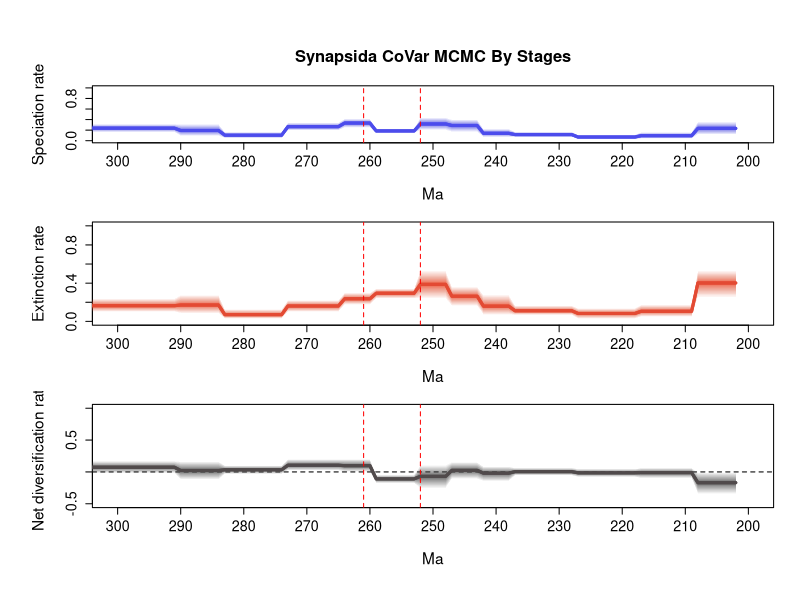

The R script that drew this image:
# 1 files combined:
# 	C:\Users\SimoesLabAdmin\Documents\BDNN_Arielli\synapsida\mcmc_fixshift_predictors\C_covar/combined_9_marginal_rates.log

# 95% HPDs calculated using code from Biopy (https://www.cs.auckland.ac.nz/~yhel002/biopy/)

pdf(file='C:/Users/SimoesLabAdmin/Documents/BDNN_Arielli/synapsida/mcmc_fixshift_predictors/C_covar/combined_9_marginal_rates_RTT_final.pdf',width=8, height=10.8)
par(mfrow=c(3,1), cex.main=1.7, cex.lab=1.4, cex.axis=1.3,
    mgp=c(3.5, 1, 0),      # distance of axis labels from plot, increase first value to move y axis label further out
    oma=c(2, 2, 2, 0))     # outer margins for the entire figure
library(scales)
plot_RTT <- function (age,hpd_M,hpd_m,mean_m,color){
    N=100
    beta=(1:(N-1))/N
    alpha_shape=0.25
    cat=1-(beta^(1./alpha_shape))
    for (i in 1:(N-1)){
        trans= 1/N + 2/N
        polygon(c(age, rev(age)), c(hpd_M-((hpd_M-mean_m)*cat[i]), rev(hpd_m+((mean_m-hpd_m)*cat[i]))), col = alpha(color,trans), border = NA)
    }
    lines(rev(age), rev(mean_m), col = color, lwd=3)
}
    
L_hpd_m95=c(NA, NA,NA,NA,NA,NA,NA,NA,NA,NA,NA,NA,NA,NA,NA,NA,NA,NA,NA,NA,NA,NA,NA,NA,NA,NA,NA,0.113178,0.113178,0.113178,0.113178,0.113178,0.113178,0.113178,0.038436,0.038436,0.038436,0.038436,0.038436,0.038436,0.038436,0.038436,0.038436,0.024307,0.024307,0.024307,0.024307,0.024307,0.024307,0.024307,0.024307,0.024307,0.024307,0.070527,0.070527,0.070527,0.070527,0.070527,0.070527,0.070527,0.070527,0.070527,0.070527,0.064057,0.064057,0.064057,0.064057,0.064057,0.161713,0.161713,0.161713,0.161713,0.161713,0.199049,0.199049,0.199049,0.199049,0.199049,0.136514,0.136514,0.136514,0.136514,0.136514,0.136514,0.136514,0.24524,0.24524,0.24524,0.24524,0.24524,0.191645,0.191645,0.191645,0.191645,0.191645,0.191645,0.191645,0.191645,0.191645,0.048054,0.048054,0.048054,0.048054,0.048054,0.048054,0.048054,0.048054,0.048054,0.048054,0.086982,0.086982,0.086982,0.086982,0.086982,0.086982,0.086982,0.159183,0.159183,0.159183,0.159183,0.159183,0.159183,0.159183,0.159183,0.159183,0.159183,0.159183,0.159183,0.159183,0.159183,0.159183,0.159183,0.159183,0.159183)
L_hpd_M95=c(NA, NA,NA,NA,NA,NA,NA,NA,NA,NA,NA,NA,NA,NA,NA,NA,NA,NA,NA,NA,NA,NA,NA,NA,NA,NA,NA,0.360279,0.360279,0.360279,0.360279,0.360279,0.360279,0.360279,0.16092,0.16092,0.16092,0.16092,0.16092,0.16092,0.16092,0.16092,0.16092,0.116221,0.116221,0.116221,0.116221,0.116221,0.116221,0.116221,0.116221,0.116221,0.116221,0.168869,0.168869,0.168869,0.168869,0.168869,0.168869,0.168869,0.168869,0.168869,0.168869,0.225924,0.225924,0.225924,0.225924,0.225924,0.404654,0.404654,0.404654,0.404654,0.404654,0.442647,0.442647,0.442647,0.442647,0.442647,0.228119,0.228119,0.228119,0.228119,0.228119,0.228119,0.228119,0.416928,0.416928,0.416928,0.416928,0.416928,0.342402,0.342402,0.342402,0.342402,0.342402,0.342402,0.342402,0.342402,0.342402,0.165302,0.165302,0.165302,0.165302,0.165302,0.165302,0.165302,0.165302,0.165302,0.165302,0.318832,0.318832,0.318832,0.318832,0.318832,0.318832,0.318832,0.317036,0.317036,0.317036,0.317036,0.317036,0.317036,0.317036,0.317036,0.317036,0.317036,0.317036,0.317036,0.317036,0.317036,0.317036,0.317036,0.317036,0.317036)
M_hpd_m95=c(NA, NA,NA,NA,NA,NA,NA,NA,NA,NA,NA,NA,NA,NA,NA,NA,NA,NA,NA,NA,NA,NA,NA,NA,NA,NA,NA,0.248022,0.248022,0.248022,0.248022,0.248022,0.248022,0.248022,0.047222,0.047222,0.047222,0.047222,0.047222,0.047222,0.047222,0.047222,0.047222,0.027895,0.027895,0.027895,0.027895,0.027895,0.027895,0.027895,0.027895,0.027895,0.027895,0.065425,0.065425,0.065425,0.065425,0.065425,0.065425,0.065425,0.065425,0.065425,0.065425,0.068277,0.068277,0.068277,0.068277,0.068277,0.158848,0.158848,0.158848,0.158848,0.158848,0.235231,0.235231,0.235231,0.235231,0.235231,0.237861,0.237861,0.237861,0.237861,0.237861,0.237861,0.237861,0.173232,0.173232,0.173232,0.173232,0.173232,0.09905,0.09905,0.09905,0.09905,0.09905,0.09905,0.09905,0.09905,0.09905,0.027003,0.027003,0.027003,0.027003,0.027003,0.027003,0.027003,0.027003,0.027003,0.027003,0.082581,0.082581,0.082581,0.082581,0.082581,0.082581,0.082581,0.099136,0.099136,0.099136,0.099136,0.099136,0.099136,0.099136,0.099136,0.099136,0.099136,0.099136,0.099136,0.099136,0.099136,0.099136,0.099136,0.099136,0.099136)
M_hpd_M95=c(NA, NA,NA,NA,NA,NA,NA,NA,NA,NA,NA,NA,NA,NA,NA,NA,NA,NA,NA,NA,NA,NA,NA,NA,NA,NA,NA,0.534327,0.534327,0.534327,0.534327,0.534327,0.534327,0.534327,0.175002,0.175002,0.175002,0.175002,0.175002,0.175002,0.175002,0.175002,0.175002,0.137931,0.137931,0.137931,0.137931,0.137931,0.137931,0.137931,0.137931,0.137931,0.137931,0.167607,0.167607,0.167607,0.167607,0.167607,0.167607,0.167607,0.167607,0.167607,0.167607,0.280547,0.280547,0.280547,0.280547,0.280547,0.364689,0.364689,0.364689,0.364689,0.364689,0.534514,0.534514,0.534514,0.534514,0.534514,0.343555,0.343555,0.343555,0.343555,0.343555,0.343555,0.343555,0.300749,0.300749,0.300749,0.300749,0.300749,0.223053,0.223053,0.223053,0.223053,0.223053,0.223053,0.223053,0.223053,0.223053,0.127544,0.127544,0.127544,0.127544,0.127544,0.127544,0.127544,0.127544,0.127544,0.127544,0.277908,0.277908,0.277908,0.277908,0.277908,0.277908,0.277908,0.23935,0.23935,0.23935,0.23935,0.23935,0.23935,0.23935,0.23935,0.23935,0.23935,0.23935,0.23935,0.23935,0.23935,0.23935,0.23935,0.23935,0.23935)
R_hpd_m95=c(NA, NA,NA,NA,NA,NA,NA,NA,NA,NA,NA,NA,NA,NA,NA,NA,NA,NA,NA,NA,NA,NA,NA,NA,NA,NA,NA,-0.34703,-0.34703,-0.34703,-0.34703,-0.34703,-0.34703,-0.34703,-0.099204,-0.099204,-0.099204,-0.099204,-0.099204,-0.099204,-0.099204,-0.099204,-0.099204,-0.081222,-0.081222,-0.081222,-0.081222,-0.081222,-0.081222,-0.081222,-0.081222,-0.081222,-0.081222,-0.057357,-0.057357,-0.057357,-0.057357,-0.057357,-0.057357,-0.057357,-0.057357,-0.057357,-0.057357,-0.148022,-0.148022,-0.148022,-0.148022,-0.148022,-0.112192,-0.112192,-0.112192,-0.112192,-0.112192,-0.260067,-0.260067,-0.260067,-0.260067,-0.260067,-0.178802,-0.178802,-0.178802,-0.178802,-0.178802,-0.178802,-0.178802,-0.000559,-0.000559,-0.000559,-0.000559,-0.000559,0.02159,0.02159,0.02159,0.02159,0.02159,0.02159,0.02159,0.02159,0.02159,-0.032632,-0.032632,-0.032632,-0.032632,-0.032632,-0.032632,-0.032632,-0.032632,-0.032632,-0.032632,-0.122589,-0.122589,-0.122589,-0.122589,-0.122589,-0.122589,-0.122589,-0.021111,-0.021111,-0.021111,-0.021111,-0.021111,-0.021111,-0.021111,-0.021111,-0.021111,-0.021111,-0.021111,-0.021111,-0.021111,-0.021111,-0.021111,-0.021111,-0.021111,-0.021111)
R_hpd_M95=c(NA, NA,NA,NA,NA,NA,NA,NA,NA,NA,NA,NA,NA,NA,NA,NA,NA,NA,NA,NA,NA,NA,NA,NA,NA,NA,NA,-0.00254,-0.00254,-0.00254,-0.00254,-0.00254,-0.00254,-0.00254,0.06474,0.06474,0.06474,0.06474,0.06474,0.06474,0.06474,0.06474,0.06474,0.050188,0.050188,0.050188,0.050188,0.050188,0.050188,0.050188,0.050188,0.050188,0.050188,0.065399,0.065399,0.065399,0.065399,0.065399,0.065399,0.065399,0.065399,0.065399,0.065399,0.088005,0.088005,0.088005,0.088005,0.088005,0.156772,0.156772,0.156772,0.156772,0.156772,0.110531,0.110531,0.110531,0.110531,0.110531,-0.044996,-0.044996,-0.044996,-0.044996,-0.044996,-0.044996,-0.044996,0.20286,0.20286,0.20286,0.20286,0.20286,0.202335,0.202335,0.202335,0.202335,0.202335,0.202335,0.202335,0.202335,0.202335,0.102755,0.102755,0.102755,0.102755,0.102755,0.102755,0.102755,0.102755,0.102755,0.102755,0.168401,0.168401,0.168401,0.168401,0.168401,0.168401,0.168401,0.172293,0.172293,0.172293,0.172293,0.172293,0.172293,0.172293,0.172293,0.172293,0.172293,0.172293,0.172293,0.172293,0.172293,0.172293,0.172293,0.172293,0.172293)
L_mean=c(NA, NA,NA,NA,NA,NA,NA,NA,NA,NA,NA,NA,NA,NA,NA,NA,NA,NA,NA,NA,NA,NA,NA,NA,NA,NA,NA,0.233150395555556,0.233150395555556,0.233150395555556,0.233150395555556,0.233150395555556,0.233150395555556,0.233150395555556,0.094478531111111,0.094478531111111,0.094478531111111,0.094478531111111,0.094478531111111,0.094478531111111,0.094478531111111,0.094478531111111,0.094478531111111,0.068968741111111,0.068968741111111,0.068968741111111,0.068968741111111,0.068968741111111,0.068968741111111,0.068968741111111,0.068968741111111,0.068968741111111,0.068968741111111,0.115282291111111,0.115282291111111,0.115282291111111,0.115282291111111,0.115282291111111,0.115282291111111,0.115282291111111,0.115282291111111,0.115282291111111,0.115282291111111,0.139947404444444,0.139947404444444,0.139947404444444,0.139947404444444,0.139947404444444,0.287658931111111,0.287658931111111,0.287658931111111,0.287658931111111,0.287658931111111,0.317379204444444,0.317379204444444,0.317379204444444,0.317379204444444,0.317379204444444,0.185067225555556,0.185067225555556,0.185067225555556,0.185067225555556,0.185067225555556,0.185067225555556,0.185067225555556,0.334090525555556,0.334090525555556,0.334090525555556,0.334090525555556,0.334090525555556,0.266047607777778,0.266047607777778,0.266047607777778,0.266047607777778,0.266047607777778,0.266047607777778,0.266047607777778,0.266047607777778,0.266047607777778,0.104002332222222,0.104002332222222,0.104002332222222,0.104002332222222,0.104002332222222,0.104002332222222,0.104002332222222,0.104002332222222,0.104002332222222,0.104002332222222,0.193002581111111,0.193002581111111,0.193002581111111,0.193002581111111,0.193002581111111,0.193002581111111,0.193002581111111,0.237244654444444,0.237244654444444,0.237244654444444,0.237244654444444,0.237244654444444,0.237244654444444,0.237244654444444,0.237244654444444,0.237244654444444,0.237244654444444,0.237244654444444,0.237244654444444,0.237244654444444,0.237244654444444,0.237244654444444,0.237244654444444,0.237244654444444,0.237244654444444)
M_mean=c(NA, NA,NA,NA,NA,NA,NA,NA,NA,NA,NA,NA,NA,NA,NA,NA,NA,NA,NA,NA,NA,NA,NA,NA,NA,NA,NA,0.401994956666667,0.401994956666667,0.401994956666667,0.401994956666667,0.401994956666667,0.401994956666667,0.401994956666667,0.105568934444444,0.105568934444444,0.105568934444444,0.105568934444444,0.105568934444444,0.105568934444444,0.105568934444444,0.105568934444444,0.105568934444444,0.082796764444444,0.082796764444444,0.082796764444444,0.082796764444444,0.082796764444444,0.082796764444444,0.082796764444444,0.082796764444444,0.082796764444444,0.082796764444444,0.111063301111111,0.111063301111111,0.111063301111111,0.111063301111111,0.111063301111111,0.111063301111111,0.111063301111111,0.111063301111111,0.111063301111111,0.111063301111111,0.159434087777778,0.159434087777778,0.159434087777778,0.159434087777778,0.159434087777778,0.263117816666667,0.263117816666667,0.263117816666667,0.263117816666667,0.263117816666667,0.387305187777778,0.387305187777778,0.387305187777778,0.387305187777778,0.387305187777778,0.294228284444444,0.294228284444444,0.294228284444444,0.294228284444444,0.294228284444444,0.294228284444444,0.294228284444444,0.23647585,0.23647585,0.23647585,0.23647585,0.23647585,0.160979622222222,0.160979622222222,0.160979622222222,0.160979622222222,0.160979622222222,0.160979622222222,0.160979622222222,0.160979622222222,0.160979622222222,0.070249728888889,0.070249728888889,0.070249728888889,0.070249728888889,0.070249728888889,0.070249728888889,0.070249728888889,0.070249728888889,0.070249728888889,0.070249728888889,0.171020701111111,0.171020701111111,0.171020701111111,0.171020701111111,0.171020701111111,0.171020701111111,0.171020701111111,0.163954371111111,0.163954371111111,0.163954371111111,0.163954371111111,0.163954371111111,0.163954371111111,0.163954371111111,0.163954371111111,0.163954371111111,0.163954371111111,0.163954371111111,0.163954371111111,0.163954371111111,0.163954371111111,0.163954371111111,0.163954371111111,0.163954371111111,0.163954371111111)
R_mean=c(NA, NA,NA,NA,NA,NA,NA,NA,NA,NA,NA,NA,NA,NA,NA,NA,NA,NA,NA,NA,NA,NA,NA,NA,NA,NA,NA,-0.168844548888889,-0.168844548888889,-0.168844548888889,-0.168844548888889,-0.168844548888889,-0.168844548888889,-0.168844548888889,-0.011090403333333,-0.011090403333333,-0.011090403333333,-0.011090403333333,-0.011090403333333,-0.011090403333333,-0.011090403333333,-0.011090403333333,-0.011090403333333,-0.013828024444444,-0.013828024444444,-0.013828024444444,-0.013828024444444,-0.013828024444444,-0.013828024444444,-0.013828024444444,-0.013828024444444,-0.013828024444444,-0.013828024444444,0.004219014444444,0.004219014444444,0.004219014444444,0.004219014444444,0.004219014444444,0.004219014444444,0.004219014444444,0.004219014444444,0.004219014444444,0.004219014444444,-0.019486654444444,-0.019486654444444,-0.019486654444444,-0.019486654444444,-0.019486654444444,0.024541126666667,0.024541126666667,0.024541126666667,0.024541126666667,0.024541126666667,-0.06992596,-0.06992596,-0.06992596,-0.06992596,-0.06992596,-0.109161035555556,-0.109161035555556,-0.109161035555556,-0.109161035555556,-0.109161035555556,-0.109161035555556,-0.109161035555556,0.097614665555556,0.097614665555556,0.097614665555556,0.097614665555556,0.097614665555556,0.105067984444444,0.105067984444444,0.105067984444444,0.105067984444444,0.105067984444444,0.105067984444444,0.105067984444444,0.105067984444444,0.105067984444444,0.033752613333333,0.033752613333333,0.033752613333333,0.033752613333333,0.033752613333333,0.033752613333333,0.033752613333333,0.033752613333333,0.033752613333333,0.033752613333333,0.021981882222222,0.021981882222222,0.021981882222222,0.021981882222222,0.021981882222222,0.021981882222222,0.021981882222222,0.073290275555556,0.073290275555556,0.073290275555556,0.073290275555556,0.073290275555556,0.073290275555556,0.073290275555556,0.073290275555556,0.073290275555556,0.073290275555556,0.073290275555556,0.073290275555556,0.073290275555556,0.073290275555556,0.073290275555556,0.073290275555556,0.073290275555556,0.073290275555556)
trans=0.5
age=(0:(134-1))* -1
age = age - 175
# Calculate positions for the mass extinction events
perm_trias_extinction = -252 # End-Permian mass extinction (252 Ma)
guadalupian_extinction = -261 # Guadalupian extinction (261 Ma)

# Define custom tick positions at 10 MY intervals
x_ticks <- seq(-300, -200, by=10)
x_tick_labels <- abs(x_ticks)

# First plot: Speciation rate
par(mar=c(5, 5, 4.5, 2))  # bottom, left, top, right margins
plot(age, age, type='n', ylim=c(0, 1), xlim=c(-300, -200), # Changed xlim to -300, -200, from auto-generated values 
     ylab='Speciation rate', xlab='Ma', main='Synapsida CoVar MCMC By Stages', 
     xaxt='n', cex.main=1.5, cex.lab=1.4, cex.axis=1.3) # xaxt removes default x axis
axis(1, at=x_ticks, labels=x_tick_labels, cex.axis=1.3) # Custom x-axis with 10MY interval ticks
plot_RTT(age, L_hpd_M95, L_hpd_m95, L_mean, "#4c4cec")
lines(rev(age), rev(L_mean), col="#4c4cec", lwd=3)

# Add vertical lines for mass extinction events
abline(v=perm_trias_extinction, col="red", lty=2) 
abline(v=guadalupian_extinction, col="red", lty=2)

# Second plot: Extinction rate
par(mar=c(5, 5, 1, 2))  # bottom, left, top, right margins. Reduced top margin to 2.5 (from 4.5)
plot(age, age, type='n', ylim=c(0, 1), xlim=c(-300, -200), # Changed xlim to -300, -200, from auto-generated values 
     ylab='Extinction rate', xlab='Ma',
     xaxt='n', cex.main=1.5, cex.lab=1.4, cex.axis=1.3) # xaxt removes default x axis
axis(1, at=x_ticks, labels=x_tick_labels, cex.axis=1.3) # Custom x-axis with 10MY interval ticks

plot_RTT(age, M_hpd_M95, M_hpd_m95, M_mean, "#e34a33")
lines(rev(age), rev(M_mean), col="#e34a33", lwd=3)

# Add vertical lines for mass extinction events
abline(v=perm_trias_extinction, col="red", lty=2)
abline(v=guadalupian_extinction, col="red", lty=2)


# Third plot: Net diversification rate
par(mar=c(5, 5, 1, 2))  # bottom, left, top, right margins. Reduced top margin to 2.5 (from 4.5)
plot(age, age, type='n', ylim=c(-0.5, 1), xlim=c(-300, -200), # Changed xlim to -300, -200, from auto-generated values
     ylab='Net diversification rate', xlab='Ma',
     xaxt='n', cex.main=1.5, cex.lab=1.4, cex.axis=1.3) # xaxt removes default x axis
axis(1, at=x_ticks, labels=x_tick_labels, cex.axis=1.3) # Custom x-axis with 10MY interval ticks

abline(h=0, lty=2, col="black")
plot_RTT(age, R_hpd_M95, R_hpd_m95, R_mean, "#504A4B")
lines(rev(age), rev(R_mean), col="#504A4B", lwd=3)

# Add vertical lines for mass extinction events
abline(v=perm_trias_extinction, col="red", lty=2)
abline(v=guadalupian_extinction, col="red", lty=2)

dev.off()
